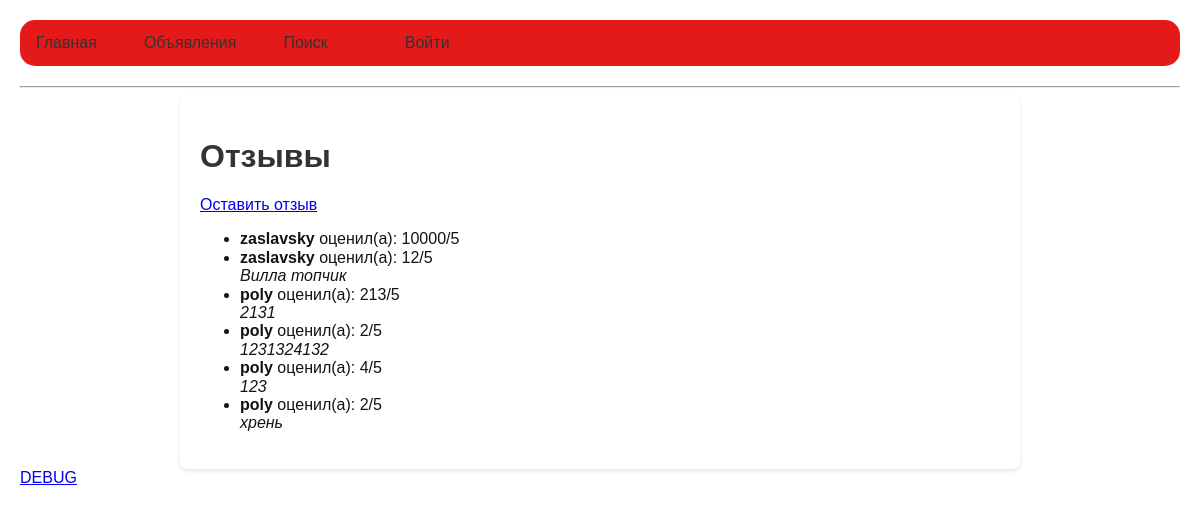
The page /reviews/ on the database as committed earlier.
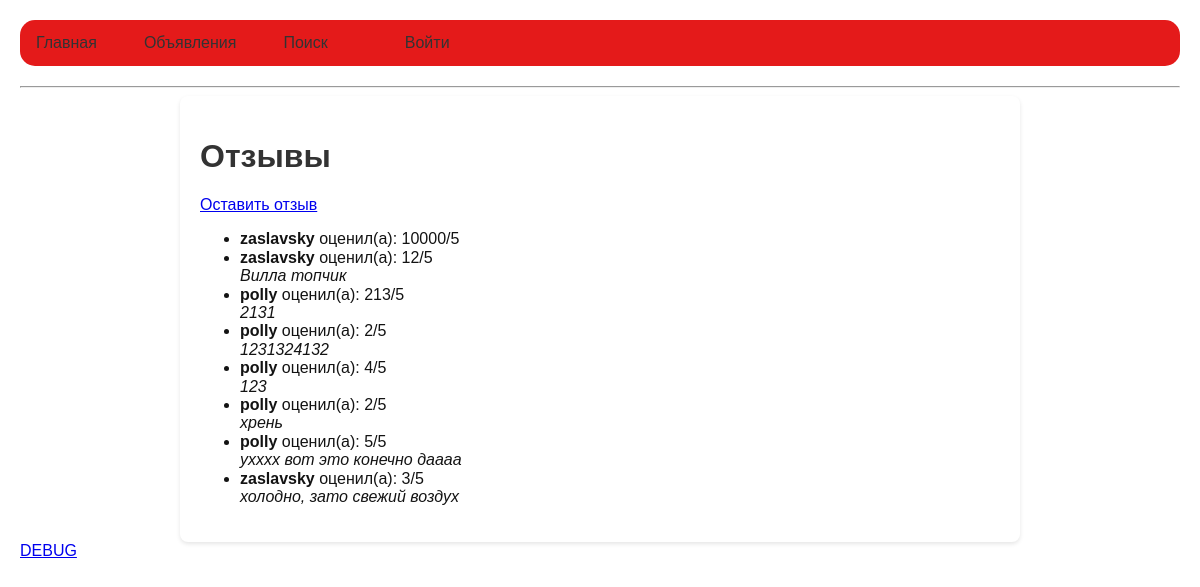
The same page on the database as committed later.
### reviews/models.py (models this page shows, shortened)
class Review(models.Model):
    listing = models.ForeignKey(Listing, related_name='reviews', on_delete=models.CASCADE)
    user = models.ForeignKey(settings.AUTH_USER_MODEL, related_name='reviews', on_delete=models.CASCADE)
    rating = models.PositiveSmallIntegerField(
        validators=[MinValueValidator(0), MaxValueValidator(5)]
    )
    comment = models.TextField(blank=True, null=True)
    created_at = models.DateTimeField(auto_now_add=True)

### accounts/models.py (models this page shows, shortened)
class CustomUser(AbstractUser):
    ROLE_CHOICES = (
        ('tenant', 'Арендатор'),
        ('landlord', 'Арендодатель'),
    )
    role = models.CharField(max_length=20, choices=ROLE_CHOICES, default='tenant')

### reviews/views.py (the view)
# urls.py: path("", ReviewListView.as_view(), name="review-list"),
class ReviewListView(ListView):
    model = Review
    template_name = 'reviews/review_list.html'
    context_object_name = 'reviews'
    def get_queryset(self):
        listing_id = self.request.GET.get('listing')
        if listing_id:
            return Review.objects.filter(listing_id=listing_id)
        return Review.objects.all()

### templates/reviews/review_list.html (shortened to what this page needs)
{% extends "base.html" %}
{% block content %}
<h1>Отзывы</h1>
<p><a href="{% url 'review-create' %}">Оставить отзыв</a></p>
<ul>
    {% for review in reviews %}
        <li>
            <strong>{{ review.user.username }}</strong> оценил(а): {{ review.rating }}/5<br>
            <em>{{ review.comment }}</em>
        </li>
    {% empty %}
        <li>Нет отзывов.</li>
    {% endfor %}
</ul>
{% endblock content %}

### templates/base.html (shortened to what this page needs)
<!DOCTYPE html>
<html lang="ru">
<head>
    <link rel="stylesheet" href="https://cdnjs.cloudflare.com/ajax/libs/normalize/8.0.1/normalize.css">
    {% load static %}
    <link rel="stylesheet" href="{% static 'styles.css' %}">
</head>
<body>
    <nav>
        <a href="{% url 'home' %}">Главная</a>
        <a href="{% url 'listing-list' %}">Объявления</a>
        <a href="{% url 'listing-search' %}">Поиск</a>
        {% if user.is_authenticated %}
            <span style="margin-left: 30px;">Привет, {{ user.username }}! Ты {{user.role}}</span>
            <a href="{% url 'profile' %}">Профиль</a>
            <form method="post" action="{% url 'logout' %}" style="display: inline;">
                {% csrf_token %}
                <button type="submit">Выход</button>
            </form>
        {% else %}
            <a href="{% url 'login' %}" style="margin-left: 30px;">Войти</a>
        {% endif %}
    </nav>
    <hr>
    <div class="container">
        {% block content %}
        {% endblock content %}
    </div>
</body>
<a href="{% url 'debug-request' %}">DEBUG</a>
</html>

### static/styles.css (style rules this page uses)
body { font-family: Arial, sans-serif; margin: 0; padding: 0; background-size: cover; color: rgb(19, 19, 19); }
nav { background-color: #e41a1a; overflow: hidden; border-radius: 15px; }
nav a { float: left; display: block; color: white; text-align: center; padding: 14px 16px; text-decoration: none; }
.container { max-width: 800px; margin: 20px auto; padding: 20px; background: white; border-radius: 8px; box-shadow: 0 2px 4px rgba(0, 0, 0, 0.1); }

### templates/base.html (style rules this page uses)
body { font-family: Arial, sans-serif; margin: 20px; background-image: url("https://4kwallpapers.com/images/walls/thumbs_3t/4252.jpg"); background-attachment: fixed; background-size: cover; background-repeat: no-repeat; }
h1, h2, h3 { color: #333; }
nav { margin-bottom: 20px; }
nav a { margin-right: 15px; text-decoration: none; color: #333; }
.container { max-width: 800px; margin: 0 auto; }

Rows that differ between the two databases and show on the page:
changed through a linked row, Review (number 3 of 8 on the later page): user.username "poly" → "polly"
changed through a linked row, Review (number 4 of 8 on the later page): user.username "poly" → "polly"
changed through a linked row, Review (number 5 of 8 on the later page): user.username "poly" → "polly"
changed through a linked row, Review "хрень": user.username "poly" → "polly"
added Review: user.username "polly", rating "5", comment "ухххх вот это конечно даааа"
added Review: user.username "zaslavsky", rating "3", comment "холодно, зато свежий воздух"
